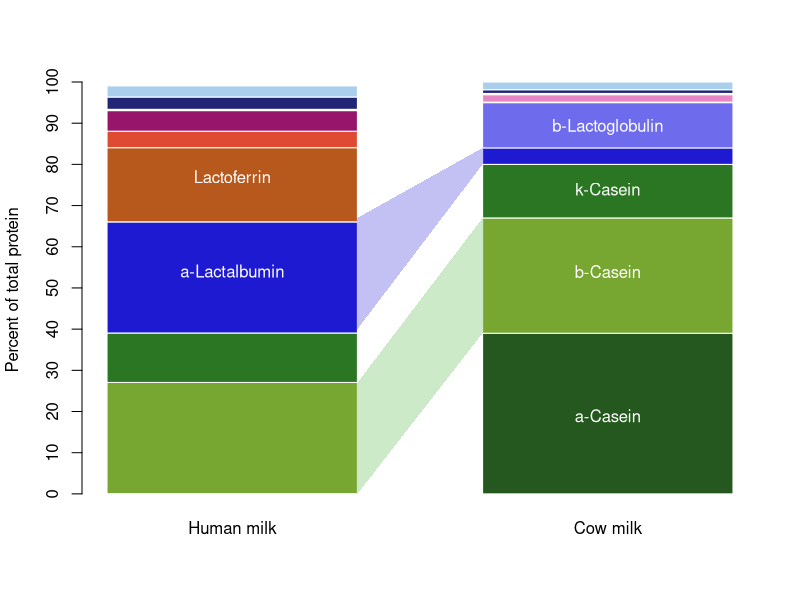
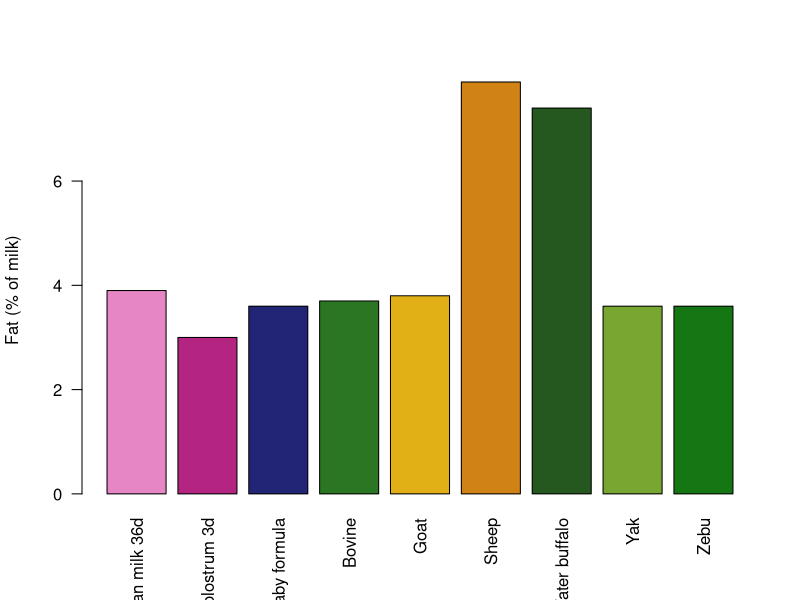
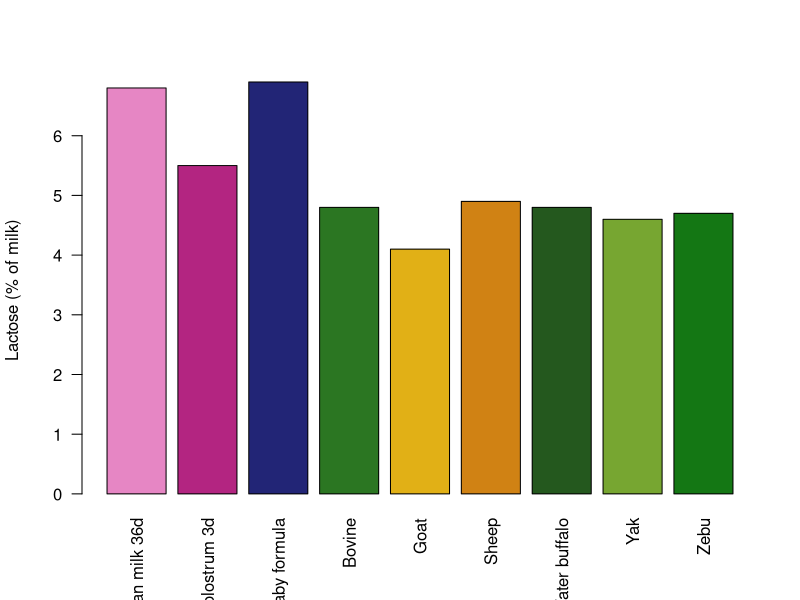
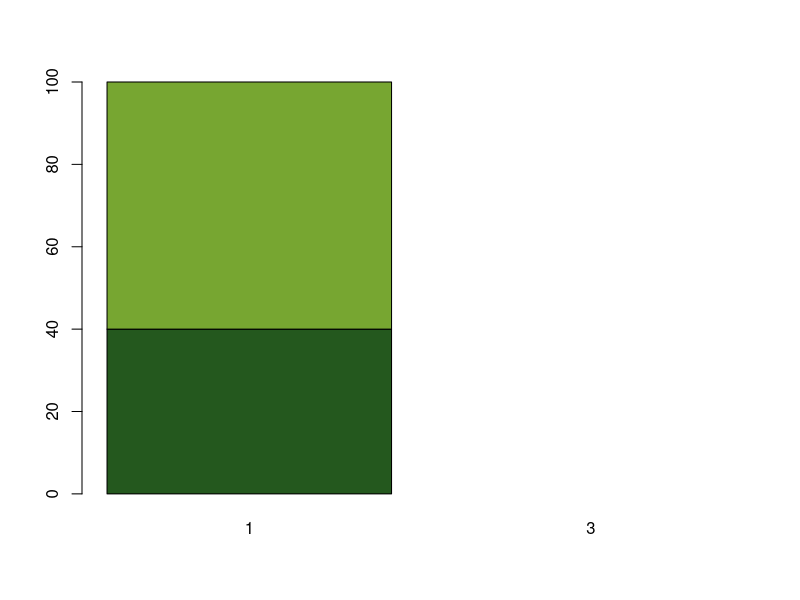
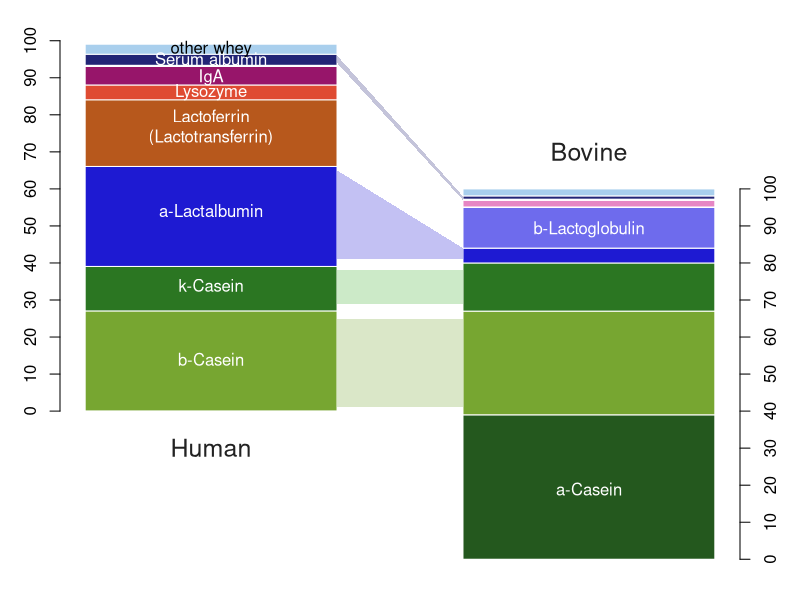
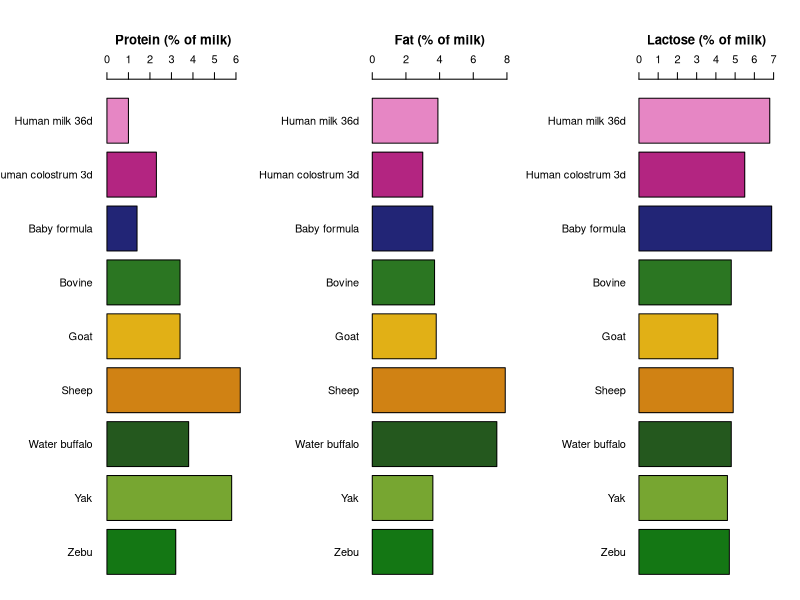
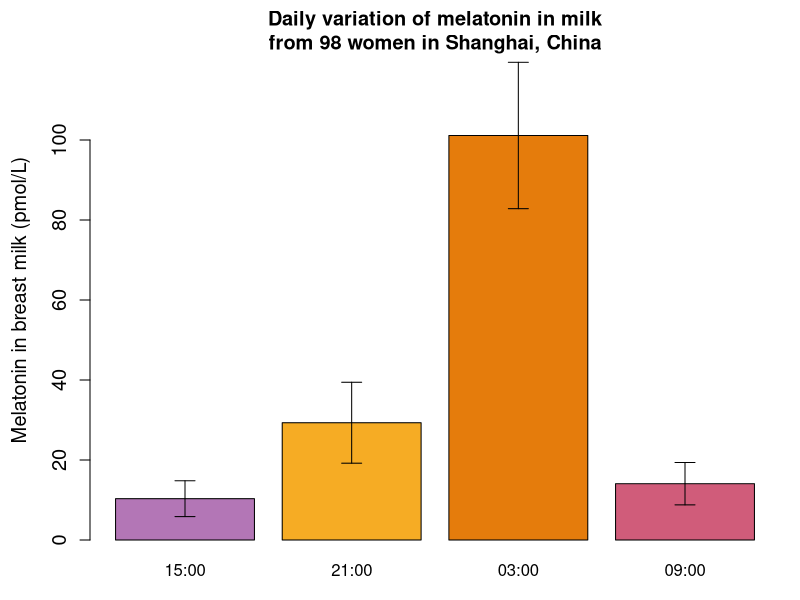
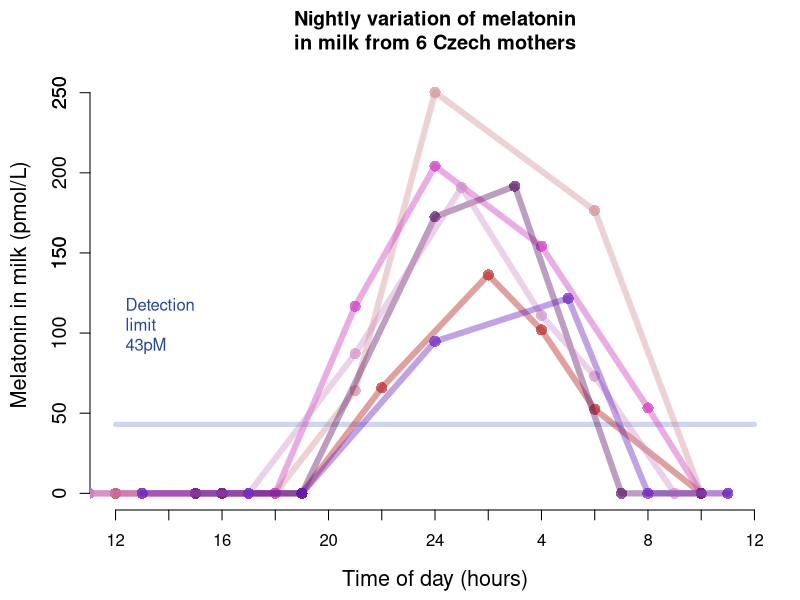

Write the R code that produced these figures, in order.
# analysis of milk protein composition

# data from
# Jensen et al (1990) Lipids of Bovine and Human Milks: A Comparison. J Dairy Sci 73:223-240. REVIEW
# https://pubmed.ncbi.nlm.nih.gov/2184172/

# Pereira et al (2013) Composition of breast milk of lactating adolescents in function of time of lactation
# https://pubmed.ncbi.nlm.nih.gov/24506376/

# Andreas et al (2015) Human breast milk: A review on its composition and bioactivity. REVIEW
# https://pubmed.ncbi.nlm.nih.gov/26375355/

# Rio-Aige et al (2023) Breast milk immune composition varies during the transition stage of lactation: characterization of immunotypes in the MAMI cohort
# https://pmc.ncbi.nlm.nih.gov/articles/PMC10702228/

# Karcz et Krolak-Olejnik (2021) Vegan or vegetarian diet and breast milk composition - a systematic review
# https://pubmed.ncbi.nlm.nih.gov/32319307/

# Martin et al (2016) Review of Infant Feeding: Key Features of Breast Milk and Infant Formula
# https://pmc.ncbi.nlm.nih.gov/articles/PMC4882692/

milk_data_text = "Milk	Protein_pct	Casein_pct_of_protein	a-casein	b-casein	k-casein	Whey_pct_of_protein	a-Lactalbumin	b-Lactoglobulin	Lactotransferrin	Lysozyme	IgA	IgG	IgM	Serum_albumin	Fat	Lactose	Total_solids	Ash	Kilocalories
Human milk 36d	1.0	40	0.06	27	12	60	27	0	18	4	5	0.1	0.2	3	3.9	6.8	12.1	0.2	72
Human colostrum 3d	2.3	NA	NA	NA	NA	NA	NA	NA	NA	NA	NA	NA	NA	NA	3	5.5	NA	NA	58
Baby formula	1.4	NA	NA	NA	NA	NA	NA	NA	NA	NA	NA	NA	NA	NA	3.6	6.9	NA	NA	66
Bovine	3.4	80	39	28	13	20	4	11	0.01	0.01	0.1	1.8	0.3	0.9	3.7	4.8	12.7	0.7	75
Goat	3.4	NA	NA	NA	NA	NA	NA	NA	NA	NA	NA	NA	NA	NA	3.8	4.1	NA	NA	NA
Sheep	6.2	NA	NA	NA	NA	NA	NA	NA	NA	NA	NA	NA	NA	NA	7.9	4.9	NA	NA	NA
Water buffalo	3.8	NA	NA	NA	NA	NA	NA	NA	NA	NA	NA	NA	NA	NA	7.4	4.8	NA	NA	NA
Yak	5.8	NA	NA	NA	NA	NA	NA	NA	NA	NA	NA	NA	NA	NA	3.6	4.6	NA	NA	NA
Zebu	3.2	NA	NA	NA	NA	NA	NA	NA	NA	NA	NA	NA	NA	NA	3.6	4.7	NA	NA	NA"


milk_data = read.table( text=milk_data_text, header=TRUE, sep="\t")
#milk_data.m = matrix(unlist(strsplit(milk_data_text, "\t|\n")),ncol = 17, byrow=TRUE)
#milk_data = as.data.frame( milk_data.m[-1,], col.names = milk_data.m[1,] )
human_v_cow_only = milk_data[c(1,4),]

names(milk_data)

proteins_only = cbind( human_v_cow_only[,c(4,5,6)], 
                       human_v_cow_only[,c(8:15)],
                       other_whey=human_v_cow_only$Whey_pct_of_protein - rowSums(human_v_cow_only[,c(8:15)]) )

#  [1] "Milk"                  "Protein_pct"           "Casein_pct_of_protein" "a.casein"              "b.casein"             
#  [6] "k.casein"              "Whey_pct_of_protein"   "a.Lactalbumin"         "b.Lactoglobulin"       "Lactotransferrin"     
# [11] "Lysozyme"              "IgA"                   "IgG"                   "IgM"                   "Serum_albumin"

prot_type_colors = c( "#24581eff", "#77a631ff", "#2b7622ff", #"#bbeb9fff", 
                      "#1e1ad2ff", "#6e6bedff",
                      "#b7581cff", "#df4b32ff", "#97156aff", "#e686c4ff", "#f9d3ecff", "#222576ff", "#a9cfedff" )
b = barplot( t(as.matrix( proteins_only )) , names.arg=c("Human milk", "Cow milk") , 
         ylab="Percent of total protein", col=prot_type_colors , border = "white",
         space = 0.5 , axes=FALSE )
axis(2, at=seq(0,100,10))
text( c(b[2],b[2],b[2],b[1],b[1],b[2]) , c(19,54,74,54,77,89), 
      c("a-Casein","b-Casein","k-Casein","a-Lactalbumin", "Lactoferrin","b-Lactoglobulin"), col="white")
polygon( x=c(1.5,2,2,1.5), y=c(0,39,67,27), border = NA, col="#40b03344" )
polygon( x=c(1.5,2,2,1.5), y=c(40,80,84,67), border = NA, col="#1e1ad244" )

y1 = c(0,cumsum(as.numeric(proteins_only[1,])))
y2 = c(0,cumsum(as.numeric(proteins_only[2,])))
pdf(file="~/git/misc-analyses/milk_composition/images/milk_protein_comparison_v1.pdf", height=8, width=6, title="Protein composition of human and bovine milks")
#png(file="~/git/misc-analyses/milk_composition/images/milk_protein_comparison_v1.png", height=720, width=540, res = 90 )
par(mar=c(1,3,1,3))
plot(0,0,type='n', xlim=c(0,5), ylim=c(0,140), axes=FALSE , xlab="", ylab="")
rect(rep(0,length(prot_type_colors)), y1[1:12]+40, rep(2,length(prot_type_colors)), y1[2:13]+40, 
     col=prot_type_colors, border = "white" )
rect(rep(3,length(prot_type_colors)), y2[1:12], rep(5,length(prot_type_colors)), y2[2:13] , 
     col=prot_type_colors, border = "white" )
polygon( x=c(2,3,3,2), y=c(1+40,41,65,25+40), border = NA, col="#77a63144" )
polygon( x=c(2,3,3,2), y=c(29+40,69,78,38+40), border = NA, col="#40b03344" )
polygon( x=c(2,3,3,2), y=c(41+40,81,84,65+40), border = NA, col="#1e1ad244" )
polygon( x=c(2,3,3,2), y=c(94+40,97,98,96+40), border = NA, col="#22257644" )
text( c(4,1,1,1,1,4,1,1,1) , c(19,54,74,54+40,77+40,89,86+40,90+40,95+40), 
      c("a-Casein","b-Casein","k-Casein",
        "a-Lactalbumin", "Lactoferrin\n(Lactotransferrin)","b-Lactoglobulin",
        "Lysozyme", "IgA", "Serum albumin"), col="white")
text( c(1) , c(97.7+40), 
      c("other whey"), col="black")
axis(2, at=seq(40,140,10), labels=seq(0,100,10) )
axis(4, at=seq(0,100,10), labels=seq(0,100,10) )
text( c(1,4) , c(30,110), c("Human", "Bovine"), col="#222222", cex=1.5)
dev.off()






milk_type_colors = c( "#e686c4ff", "#b32581ff", "#222576ff",
                      "#2b7622ff","#e1b016ff","#d08214ff", "#24581eff","#77a631ff","#147714ff")
pdf(file="~/git/misc-analyses/milk_composition/images/milk_composition_comparison_v1.pdf", width=10, height=3, title="Bulk composition of human and other milks")
par(mfrow=c(1,3), mar=c(0.5,8,6,2))
barplot( rev(milk_data$Protein_pct) , main="Protein (% of milk)", horiz=TRUE, 
         names.arg = rev(milk_data$Milk), las=2, col= rev(milk_type_colors), axes=FALSE )
axis(3)
barplot( rev(milk_data$Fat) , main="Fat (% of milk)", horiz=TRUE, xlim=c(0,8),
         names.arg = rev(milk_data$Milk), las=2, col= rev(milk_type_colors), axes=FALSE )
axis(3)
barplot( rev(milk_data$Lactose) , main="Lactose (% of milk)", horiz=TRUE, xlim=c(0,7),
         names.arg = rev(milk_data$Milk), las=2, col= rev(milk_type_colors), axes=FALSE )
axis(3)
dev.off()

barplot( milk_data$Fat , ylab="Fat (% of milk)", 
         names.arg = milk_data$Milk, las=2, col=milk_type_colors )
barplot( milk_data$Lactose , ylab="Lactose (% of milk)", 
         names.arg = milk_data$Milk, las=2, col=milk_type_colors )
barplot( t(as.matrix(milk_data[c(1,3),c(3,7)] )) , col=prot_type_colors  )


################################################################################
################################################################################



# Qin et al 2019 Variations in melatonin levels in preterm and term human breast milk during the first month after delivery
# https://pmc.ncbi.nlm.nih.gov/articles/PMC6884443/
qin2019_data_text = "Time_point	Breast_milk_pg_mL	Breast_milk_pg_mL_var
03:00	23.49	4.25
09:00	3.27	1.23
15:00	2.40	1.04
21:00	6.81	2.35"
qin2019_data = read.table(text=qin2019_data_text, header=TRUE, sep="\t")[c(3,4,1,2),]
qin2019_data

pdf(file="~/git/misc-analyses/milk_composition/images/qin2019_melatonin_in_milk.pdf", width=4, height=4, title="Melatonin in breast milk")
#png(file="~/git/misc-analyses/milk_composition/images/qin2019_melatonin_in_milk.png", width=360, height=360, res=90 )
par(mar=c(3,4.5,3,1))
b = barplot(qin2019_data$Breast_milk_pg_mL * 1000 / 232.281, ylim=c(0,120), axes=FALSE,
        names.arg=qin2019_data$Time_point , ylab="Melatonin in breast milk (pmol/L)", 
        main="Daily variation of melatonin in milk\nfrom 98 women in Shanghai, China", 
        col=c("#b376b6ff", "#f6ac24ff", "#e57c0cff", "#d05c7aff" ), cex.lab=1.2)
axis(2,at=seq(0,100,20), cex.axis=1.2)
#points(b, qin2019_data$Breast_milk_pg_mL* 1000 / 232.281, lwd=2, pch=1)
arrows(x0 = b, y0 = qin2019_data$Breast_milk_pg_mL* 1000 / 232.281, lwd=1, length = 0.1,
       x1 = b, y1=qin2019_data$Breast_milk_pg_mL* 1000 / 232.281+qin2019_data$Breast_milk_pg_mL_var* 1000 / 232.281, angle = 90)
arrows(x0 = b, y0 = qin2019_data$Breast_milk_pg_mL* 1000 / 232.281, lwd=1, length = 0.1,
       x1 = b, y1=qin2019_data$Breast_milk_pg_mL* 1000 / 232.281-qin2019_data$Breast_milk_pg_mL_var* 1000 / 232.281, angle = 90)
dev.off()

qin2019_data$Breast_milk_pg_mL * 1000 / 232.281 # =pM
# 23pg/mL = 23ng/L / 232g/mol = 0.101nM = 101pM
# this is 1000x lower than the 100nM concentrations used by:
# Honorio-Franca 2013 Human colostrum melatonin exhibits a day-night variation and modulates the activity of colostral phagocytes
# https://doi.org/10.2478/v10136-012-0039-2
# "were incubated with with 10 ul of Phorbol Myristate Acetate (PMA final concentration at 10 –7M) or 
# ...50 ul of melatonifinal concentration at 10-7M"


# Illnerova (1993) Melatonin rhythm in human milk. J Clin Endocrinol Metab
# https://pubmed.ncbi.nlm.nih.gov/8370707/
# https://doi.org/10.1210/jcem.77.3.8370707
illnerova_summary_text = "Melatonin_Source	Day_less_than_43_pM	Night_pM	Night_var_pM
Serum	0	280	34
Milk	0	99	26"
illnerova_summary = read.table(text=illnerova_summary_text, header=TRUE, sep="\t")

illnerova_data_text = "time_hrs	mother_A_milk_pM	mother_B_milk_pM	mother_C_milk_pM	mother_D_milk_pM	mother_E_milk_pM	mother_F_milk_pM
11	NA	3.9	4.2	NA	6.3	NA
12	6.4	NA	NA	NA	NA	NA
13	NA	NA	5.0	NA	6.3	8.4
15	NA	3.9	4.2	7.5	NA	NA
16	4.7	NA	NA	5.0	NA	NA
17	NA	NA	4.2	NA	8.0	9.2
18	NA	3.9	5.0	NA	NA	NA
19	5.6	NA	NA	6.7	NA	8.4
21	NA	64.2	116.7	NA	87.1	NA
22	65.9	NA	NA	NA	NA	NA
24	NA	250.3	204.2	172.5		94.8
25	NA	NA	NA	NA	190.9	NA
26	136.3	NA	NA	NA	NA	NA
27	NA	NA	NA	191.7	NA	NA
28	102.0	NA	154.2		111.0	NA
29	NA	NA	NA	NA	NA	121.7
30	52.5	176.5	NA	NA	73.1	NA
31	NA	NA	NA	5.8	NA	NA
32	NA	NA	53.3		NA	8.4
33	NA	NA	NA	NA	7.1	NA
34	3.1	2.2	5.0	5.0	NA	NA
35	NA	NA	NA	NA	7.1	7.6"
illnerova_data = read.table(text=illnerova_data_text, header=TRUE, sep="\t")
mother_color_set = c("#540005ff", "#b5272fff", "#cf8f93ff", "#cc32baff", "#580e62ff", "#cf8fc6ff", "#641bbcff", "#bca5d7ff" )


#pdf(file="~/git/misc-analyses/milk_composition/images/illnerova1993_melatonin_in_milk.pdf", width=4, height=4, title="Data from Illnerova et al 1993")
png(file="~/git/misc-analyses/milk_composition/images/illnerova1993_melatonin_in_milk.png", width=360, height=360, res=90)
par(mar=c(4.5,4.5,3,1))
plot(illnerova_data$time_hrs, illnerova_data$mother_B_milk_pM , type='n', 
     axes=FALSE, xlim=c(12,36), ylim=c(0,260), main="Nightly variation of melatonin\nin milk from 6 Czech mothers",
     xlab="Time of day (hours)", ylab="Melatonin in milk (pmol/L)", cex.lab=1.3 )
axis(1, at=seq(12,36,2), labels=NA)
axis(1, at=seq(12,36,4), labels=c(12,16,20,24,4,8,12), tick = FALSE)
axis(2, cex.axis=1.2 )
axis(2, at=c(150,250), tick=FALSE, cex.axis=1.2 )
segments(12,43,36,43,col="#4567c044", lwd=5)
text(12,100,"Detection\nlimit\n43pM", col="#284897ff", pos=4 )
for (i in 2:7){
  milk_time = illnerova_data$time_hrs[which(!is.na(illnerova_data[,i]))]
  milk_melatonin = illnerova_data[,i][which(!is.na(illnerova_data[,i]))]
  lines(milk_time, ifelse(milk_melatonin<43,0,milk_melatonin), col=gsub("ff","66",mother_color_set[i]), lwd=6 )
  points(milk_time, ifelse(milk_melatonin<43,0,milk_melatonin), col=gsub("ff","aa",mother_color_set[i]), pch=16, cex=1.5 )
}
dev.off()

# Cubero (2005) The circadian rhythm of tryptophan in breast milk affects the rhythms of 6-sulfatoxymelatonin and sleep in newborn
# https://pubmed.ncbi.nlm.nih.gov/16380706/
# https://www.researchgate.net/publication/7390109_The_circadian_rhythm_of_tryptophan_in_breast_milk_affects_the_rhythms_of_6-sulfatoxymelatonin_and_sleep_in_newborn
cubero2006_data_text = "Time	Tryptophan_uM	Urinary_6-sulfatoxymelatonin_breast_fed_ng_mL	Urinary_6-sulfatoxymelatonin_mothers_ng_mL	Urinary_6-sulfatoxymelatonin_formula_fed_ng_mL
4	NA	NA	NA	10.39
7	83.89	12.04	6.90	7.70
8	54.63	19.90	4.83	NA
9	71.30	21.43	16.21	13.58
10	NA	22.86	49.89	NA
11	67.04	13.88	42.99	NA
12	61.85	9.80	26.44	NA
13	56.67		9.43	NA
14	NA		31.03	16.96
15	50.56	2.09	20.69	NA
16	55.37	3.27	10.00	16.42
17	52.96	NA	5.40	2.60
18	50.00	NA	0.92	6.52
19	70.00	3.83	4.25	3.82
20	71.11	2.19	3.68	NA
21	71.85	5.56	3.10	NA
22	70.37	9.03	0.80	NA
23	68.70	NA	NA	NA"
cubero2006_data = read.table(text=cubero2006_data_text, header=TRUE, sep="\t")

pdf(file="~/git/misc-analyses/milk_composition/images/cubero2006_tryptophan_in_milk.pdf", width=4, height=4, title="Tryptophan in breast milk - Data from Cubero et al 2006")
#png(file="~/git/misc-analyses/milk_composition/images/cubero2006_tryptophan_in_milk.png", width=360, height=360, res=90)
par(mar=c(4.5,4.5,3,1))
plot( cubero2006_data$Time, cubero2006_data$Tryptophan_uM , xlim=c(0,24), ylim=c(0,90),
      xlab="Time of day (hours)", ylab="Tryptophan in mother's milk (umol/L)", 
      main="Tryptophan in breast milk\nfrom 15 women in Spain",
      pch=21, cex=2, bg="#FF5F50aa" , axes=FALSE , frame.plot = TRUE, cex.lab=1.2 )
axis(1, at=c(0:24), labels=FALSE )
axis(1, at=seq(0,24,3), labels=seq(0,24,3), tick = FALSE )
axis(2, cex.axis=1.2 )
trp_fit = 67.95 + 13.12 * sin (0.26 * seq(0,24,0.1) + 0.76) # formula copied from text
lines(seq(0,24,0.1), trp_fit, col="#FF7F5066", lwd=6 )
text(2,20,"Sinsoidal fitted curve from\nCubero et al 2006", pos=4, col="#541600ff")
segments(3,30,3,80, col="#541600ff")
dev.off()

aggregate( na.omit(cubero2006_data$Urinary_6.sulfatoxymelatonin_mothers_ng_mL), by=list( morning=ifelse( cubero2006_data$Time <= 12, 1, 2 )[2:17] ), FUN=mean, na.action = na.omit )

cubero2006_data$Urinary_6.sulfatoxymelatonin_mothers_ng_mL
list( morning=ifelse( cubero2006_data$Time <= 12, 1, 2 ) )
length(ifelse( cubero2006_data$Time <= 12, 1, 2 ))


pdf(file="~/git/misc-analyses/milk_composition/images/cubero2006_melatonin_in_urine.pdf", width=4, height=4, title="Urinary 6-sulfatoxymelatonin in mothers and babies - Data from Cubero et al 2006")
#png(file="~/git/misc-analyses/milk_composition/images/cubero2006_melatonin_in_urine.png", width=360, height=360, res=90)
par(mar=c(4.5,4.5,3,1))
plot( cubero2006_data$Time, cubero2006_data$Urinary_6.sulfatoxymelatonin_mothers_ng_mL* 1000 / 328.34 , xlim=c(0,24), ylim=c(0,200),
      xlab="Time (hours)", ylab="Urinary 6-sulfatoxymelatonin (nmol/L)", 
      main="6-sulfatoxymelatonin in urine\nfrom 16 women and babies in Spain",
      pch=21, cex=3, bg="#FF7F50aa" , axes=FALSE , frame.plot = TRUE, cex.lab=1.2 )
axis(1, at=c(0:24), labels=FALSE )
axis(1, at=seq(0,24,3), labels=seq(0,24,3), tick = FALSE )
axis(2, cex.axis=1.2 )
points( cubero2006_data$Time, cubero2006_data$Urinary_6.sulfatoxymelatonin_breast_fed_ng_mL * 1000 / 328.34,
        pch=24, cex=2, bg="#8B0000aa" )
points( cubero2006_data$Time, cubero2006_data$Urinary_6.sulfatoxymelatonin_formula_fed_ng_mL* 1000 / 328.34,
        pch=24, cex=2, bg="#00008Baa" )
lines(seq(0,24,0.1), ( 11.44 + 8.97 * sin(0.26 * seq(0,24,0.1) - 0.05))* 1000 / 328.34, col="#8B000066", lwd=6 ) # formula copied from text
lines(seq(0,24,0.1), ( 9.72 + 16.44 * sin(0.26 * seq(0,24,0.1) - 1.44))* 1000 / 328.34, col="#FF7F5066", lwd=6 ) # formula copied from text
lines(seq(0,24,0.1), ( 9.82 + 8.28 * sin(0.26 * seq(0,24,0.1) - 1.52))* 1000 / 328.34, col="#00008B66", lwd=6 ) # formula copied from text
legend("topright", legend=c("Maternal", "Breast-fed", "Formula-fed"), col=c("#FF7F50aa","#8B0000aa","#00008Baa"), pch=c(16,17,17), pt.cex=2 )
dev.off()

# https://pubchem.ncbi.nlm.nih.gov/compound/6-sulfatoxymelatonin
cubero2006_data$Urinary_6.sulfatoxymelatonin_mothers_ng_mL * 1000 / 328.34


colorRampPalette("darkblue")(1)


################################################################################


# Savino 2010 Lactobacillus reuteri DSM 17938 in infantile colic: a randomized, double-blind, placebo-controlled trial
# https://pubmed.ncbi.nlm.nih.gov/20713478/
# TABLE 2 Crying Time in the L reuteri and Placebo Groups
savino2010_data_text = "day_of_study	L_reuteri_crying_min_day	L_reuteri_crying_min_day_IQR	Placebo_crying_min_day	Placebo_crying_min_day_IQR	p_value_mannwhitney
0	370	120	300	150	0.127
7	95	85	185	149	0.082
14	60	70	150	145	0.099
21	35	85	90	148	0.022"
savino2010_data = read.table(text=savino2010_data_text, header=TRUE, sep="\t")

pdf(file="~/git/misc-analyses/milk_composition/images/savino2010_probiotic_infant_colic.pdf", width=5, height=5, title="Crying Time in the L reuteri and Placebo Groups")
#png(file="~/git/misc-analyses/milk_composition/images/savino2010_probiotic_infant_colic.png", width=450, height=450, res=90)
par(mar=c(4.5,4.5,3,1))
plot( savino2010_data$day_of_study, savino2010_data$L_reuteri_crying_min_day, type="n", ylim=c(0,500),
      ylab="Crying time (minutes/day)", xlab="Day of study", main="Reduction in Crying Time\nin the L.reuteri and Placebo Groups",
      axes=FALSE , cex.lab=1.3)
axis(2)
axis(1, at=seq(0,21,7), cex.axis=1.3)
polygon( c( savino2010_data$day_of_study,rev(savino2010_data$day_of_study)),
         c(savino2010_data$L_reuteri_crying_min_day+savino2010_data$L_reuteri_crying_min_day_IQR/2,
           rev(savino2010_data$L_reuteri_crying_min_day-savino2010_data$L_reuteri_crying_min_day_IQR/2) ),
         col="#FF5F5088", border = NA )
lines( savino2010_data$day_of_study, savino2010_data$L_reuteri_crying_min_day, 
       lwd=2, col="#FF5F50aa")
points( savino2010_data$day_of_study, savino2010_data$L_reuteri_crying_min_day, 
        pch=16, cex=3, col="#f21600aa")
polygon( c( savino2010_data$day_of_study,rev(savino2010_data$day_of_study)),
         c(savino2010_data$Placebo_crying_min_day+savino2010_data$Placebo_crying_min_day_IQR/2,
           rev(savino2010_data$Placebo_crying_min_day-savino2010_data$Placebo_crying_min_day_IQR/2) ),
         col="#99999988", border = NA )
lines( savino2010_data$day_of_study, savino2010_data$Placebo_crying_min_day, 
       lwd=2, col="#999999aa")
points( savino2010_data$day_of_study, savino2010_data$Placebo_crying_min_day, 
        pch=16, cex=3, col="#333333aa")
legend("topright", legend=c("Probiotic (25)","Placebo (21)"), col=c("#FF5F50ff","#999999ff"), pch=16, pt.cex = 2, cex=1.2)
dev.off()


################################################################################


# Table 3. Blood and Milk Alcohol Levels for Subjects 3-8
# Time after initial ingestion of alcohol in hours
# Levels are expressed as mg alcohol per 100 mL of sample fluid
lawton_data_text = "minutes	blood_EtOH_s1b	milk_EtOH_s1b	blood_EtOH_s1a	milk_EtOH_s1a	blood_EtOH_s2	milk_EtOH_s2	blood_EtOH_s3	milk_EtOH_s3	blood_EtOH_s4	milk_EtOH_s4	blood_EtOH_s5	milk_EtOH_s5	blood_EtOH_s6	milk_EtOH_s6	blood_EtOH_s7	milk_EtOH_s7	blood_EtOH_s8	milk_EtOH_s8
30	NA	NA	NA	NA	NA	NA	41	46	6	6	0	0	16	13	27	21	NA	NA
60	102.43	113.74	77.90	84.37	NA	NA	55	76	37	34	28	22	40	35	44	46	46	46
90	118.05	135.57	NA	NA	94	118	67	71	89	81	39	39	49	49	39	44	57	74
120	117.51	131.80	68.74	77.63	NA	NA	65	68	119	129	35	39	44	46	35	36	NA	NA
150	102.69	114.55	NA	NA	86	121	NA	NA	NA	NA	NA	NA	NA	NA	NA	NA	53	62
180	88.95	99.19	50.15	57.16	NA	NA	NA	NA	NA	NA	NA	NA	NA	NA	NA	NA	NA	NA
210	79.52	86.53	NA	NA	85	101	NA	NA	NA	NA	NA	NA	NA	NA	NA	NA	NA	NA
240	64.43	70.36	36.95	42.07	NA	NA	NA	NA	NA	NA	NA	NA	NA	NA	NA	NA	NA	NA
270	56.08	59.58	NA	NA	65	73	NA	NA	NA	NA	NA	NA	NA	NA	NA	NA	NA	NA
300	42.07	45.03	13	13.77	NA	NA	NA	NA	NA	NA	NA	NA	NA	NA	NA	NA	NA	NA
330	NA	NA	NA	NA	43	52	NA	NA	NA	NA	NA	NA	NA	NA	NA	NA	NA	NA"
lawton_data = read.table( text=lawton_data_text, header=TRUE, sep="\t")

mother_color_set_2 = rep(rep( mother_color_set, c(rep(c(2,1),c(1,7))) ),each=2)

pdf(file="~/git/misc-analyses/milk_composition/images/lawton1985_EtOH_levels_in_milk.pdf", width=5, height=5, title="EtOH levels in blood and milk - data from Lawton 1985")
#png(file="~/git/misc-analyses/milk_composition/images/lawton1985_EtOH_levels_in_milk.png", width=450, height=450, res=90)
par(mar=c(4.5,4.5,3,1))
plot( lawton_data$minutes, lawton_data$milk_EtOH_s1b , ylim=c(0,150), xlim=c(0,330) , type='n',
      ylab="mg EtOH per 100 mL of sample fluid", xlab="Time (minutes)", cex.lab=1.3, cex.axis=1.2, 
      main="EtOH levels in blood and milk\nfrom 8 women in New Zealand" )
for (i in seq(2,19,2)) {
  etoh_time = lawton_data$minutes[which(!is.na(lawton_data[,i]))]
  etoh_blood = lawton_data[,i][which(!is.na(lawton_data[,i]))]
  etoh_milk = lawton_data[,i+1][which(!is.na(lawton_data[,i+1]))]
  lines(etoh_time, etoh_blood, col=gsub("ff","66",mother_color_set_2[i-1]), lwd=6 )
  points(etoh_time, etoh_blood, col=gsub("ff","aa",mother_color_set_2[i-1]), pch=18, cex=1.5 )
  lines(etoh_time, etoh_milk, col=gsub("ff","66",mother_color_set_2[i]), lwd=6 )
  points(etoh_time, etoh_milk, col=gsub("ff","aa",mother_color_set_2[i]), pch=16, cex=1.5 )
}
dev.off()






#